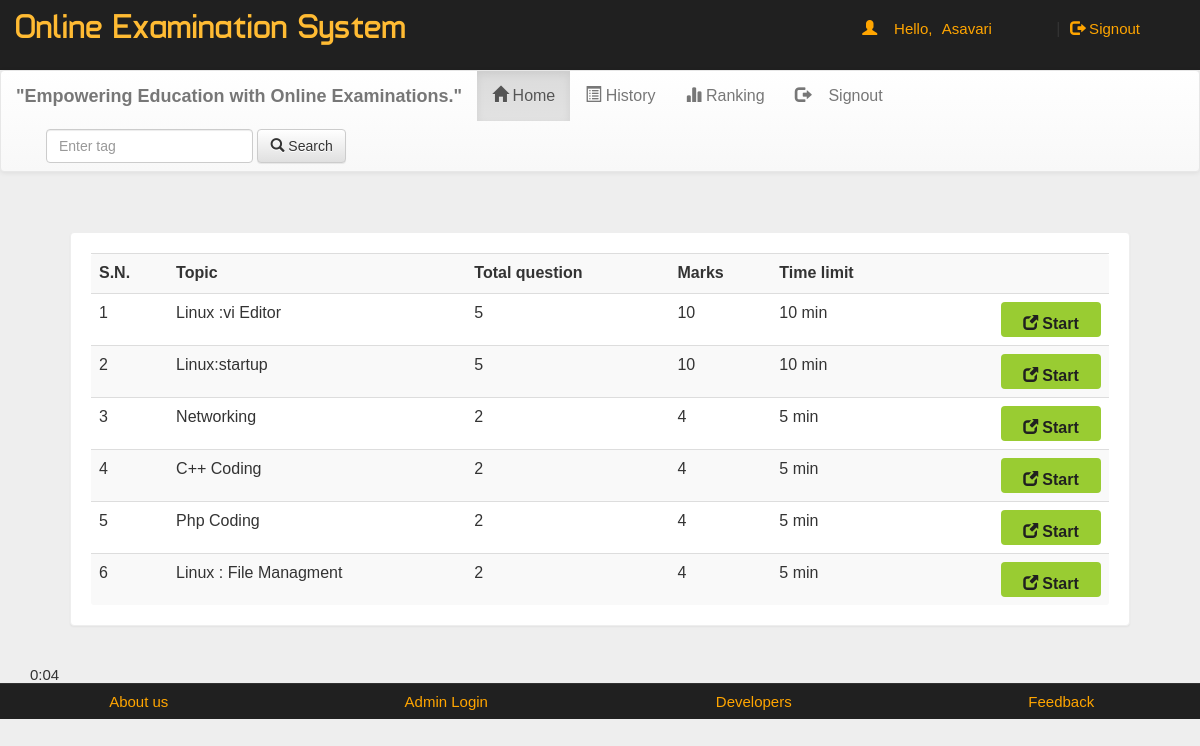
/account.php?q=1 (signed in), run on the app's committed database.
### tables this page shows
CREATE TABLE `quiz` (
  `eid` text NOT NULL,
  `title` varchar(100) NOT NULL,
  `sahi` int(11) NOT NULL,
  `wrong` int(11) NOT NULL,
  `total` int(11) NOT NULL,
  `time` bigint(20) NOT NULL,
  `intro` text NOT NULL,
  `tag` varchar(100) NOT NULL,
  `date` timestamp NOT NULL DEFAULT current_timestamp() ON UPDATE current_timestamp()
);

### account.php (the view, shortened to what this page needs)
<!DOCTYPE html PUBLIC "-//W3C//DTD XHTML 1.0 Transitional//EN" "http://www.w3.org/TR/xhtml1/DTD/xhtml1-transitional.dtd">
<html xmlns="http://www.w3.org/1999/xhtml">
<head>
<link  rel="stylesheet" href="css/bootstrap.min.css"/>
 <link  rel="stylesheet" href="css/bootstrap-theme.min.css"/>
 <link rel="stylesheet" href="css/main.css">
 <link  rel="stylesheet" href="css/font.css">
</head>
<body>
<div class="header">
<div class="row">
<div class="col-lg-6">
<span class="logo">Online Examination System</span></div>
<div class="col-md-4 col-md-offset-2">
 <?php
 include_once 'dbConnection.php';
  if(!(isset($_SESSION['email']))){
header("location:index.php");
}
else
{
$name = $_SESSION['name'];
$email=$_SESSION['email'];
echo '<span class="pull-right top title1" ><span class="log1"><span class="glyphicon glyphicon-user" aria-hidden="true"></span>&nbsp;&nbsp;&nbsp;&nbsp;Hello,</span> <a href="account.php?q=1" class="log log1">'.$name.'</a>&nbsp;|&nbsp;<a href="logout.php?q=account.php" class="log"><span class="glyphicon glyphicon-log-out" aria-hidden="true"></span>&nbsp;Signout</button></a></span>';
}?>
</div>
</div></div>
<div class="bg">
<nav class="navbar navbar-default title1">
  <div class="container-fluid">
    <div class="navbar-header">
      <a class="navbar-brand" href="#"><b>"Empowering Education with Online Examinations."</b></a>
    </div>
    <div class="collapse navbar-collapse" id="bs-example-navbar-collapse-1">
      <ul class="nav navbar-nav">
        <li <?php if(@$_GET['q']==1) echo'class="active"'; ?> ><a href="account.php?q=1"><span class="glyphicon glyphicon-home" aria-hidden="true"></span>&nbsp;Home<span class="sr-only">(current)</span></a></li>
        <li <?php if(@$_GET['q']==2) echo'class="active"'; ?>><a href="account.php?q=2"><span class="glyphicon glyphicon-list-alt" aria-hidden="true"></span>&nbsp;History</a></li>
		<li <?php if(@$_GET['q']==3) echo'class="active"'; ?>><a href="account.php?q=3"><span class="glyphicon glyphicon-stats" aria-hidden="true"></span>&nbsp;Ranking</a></li>
		<li class="pull-right"> <a href="logout.php?q=account.php"><span class="glyphicon glyphicon-log-out" aria-hidden="true"></span>&nbsp;&nbsp;&nbsp;&nbsp;Signout</a></li>
		</ul>
            <form class="navbar-form navbar-left" role="search">
        <div class="form-group">
          <input type="text" class="form-control" placeholder="Enter tag ">
        </div>
        <button type="submit" class="btn btn-default"><span class="glyphicon glyphicon-search" aria-hidden="true"></span>&nbsp;Search</button>
      </form>
      </div>
  </div>
</nav>
<div class="container">
<div class="row">
<div class="col-md-12">
<?php if(@$_GET['q']==1) {
$result = mysqli_query($con,"SELECT * FROM quiz ORDER BY date DESC") or die('Error');
echo  '<div class="panel"><div class="table-responsive"><table class="table table-striped title1">
<tr><td><b>S.N.</b></td><td><b>Topic</b></td><td><b>Total question</b></td><td><b>Marks</b></td><td><b>Time limit</b></td><td></td></tr>';
$c=1;
while($row = mysqli_fetch_array($result)) {
	$title = $row['title'];
	$total = $row['total'];
	$sahi = $row['sahi'];
    $time = $row['time'];
	$eid = $row['eid'];
$q12=mysqli_query($con,"SELECT score FROM history WHERE eid='$eid' AND email='$email'" )or die('Error98');
$rowcount=mysqli_num_rows($q12);
if($rowcount == 0){
	echo '<tr><td>'.$c++.'</td><td>'.$title.'</td><td>'.$total.'</td><td>'.$sahi*$total.'</td><td>'.$time.'&nbsp;min</td>
	<td><b><a href="account.php?q=quiz&step=2&eid='.$eid.'&n=1&t='.$total.'" class="pull-right btn sub1" style="margin:0px;background:#99cc32"><span class="glyphicon glyphicon-new-window" aria-hidden="true"></span>&nbsp;<span class="title1"><b>Start</b></span></a></b></td></tr>';
}
}
echo '</table></div></div>';
}?>
<span id="countdown" class="timer"></span>
</div></div></div></div>
<div class="row footer">
<div class="col-md-3 box">
<a href="Aboutus.html" target="_blank">About us</a>
</div>
<div class="col-md-3 box">
<a href="#" data-toggle="modal" data-target="#login">Admin Login</a></div>
<div class="col-md-3 box">
<a href="#" data-toggle="modal" data-target="#developers">Developers</a>
</div>
<div class="col-md-3 box">
<a href="feedback.php" target="_blank">Feedback</a></div></div>
</body>
</html>

### css/main.css (style rules this page uses)
body { overflow-x:hidden; width:100%; font: 15px "Century Gothic", "Times Roman", sans-serif; background:#eee; min-height:550px; background-attachment:fixed; }
.bg { min-height:540px; }
.panel { border-color:#eee; margin:40px; padding:20px; font: 15px "Century Gothic", "Times Roman", sans-serif; }
.header { background:#202020; height:70px; }
.logo { font-family:'typo'; font-size:35px; color:#ffbb33; margin:15px; }
.title1 { font: 16px "Century Gothic", "Times Roman", sans-serif; }
.sub1 { width:90px; color:#202020; background:orange; font-size:15px; height:35px; margin:20px; padding:10px; width:100px; }
.footer { font-size:15px; text-align:center; border-top:1px solid; border-color:#323232; background-color:#202020; }
.footer a { margin:25px; color:orange; text-decoration:none; font: 15px "Century Gothic", "Times Roman", sans-serif; }
.box { padding:9px; }
.top { margin-top:20px; }
.log1 { font: 15px 'Ubuntu', sans-serif; color:orange; margin-left:10px; }
.log { margin:10px; margin-right:60px; margin-left:5px; color:orange; text-decoration:none; font-size:20px; font-size:15px; }

### data on the page
quiz: title "Linux :vi Editor", total "5", $sahi*$total "10", time "10"
quiz: title "Linux:startup", total "5", $sahi*$total "10", time "10"
quiz: title "Networking", total "2", $sahi*$total "4", time "5"
quiz: title "C++ Coding", total "2", $sahi*$total "4", time "5"
quiz: title "Php Coding", total "2", $sahi*$total "4", time "5"
quiz: title "Linux : File Managment", total "2", $sahi*$total "4", time "5"

### other printed values
$name "Asavari"
